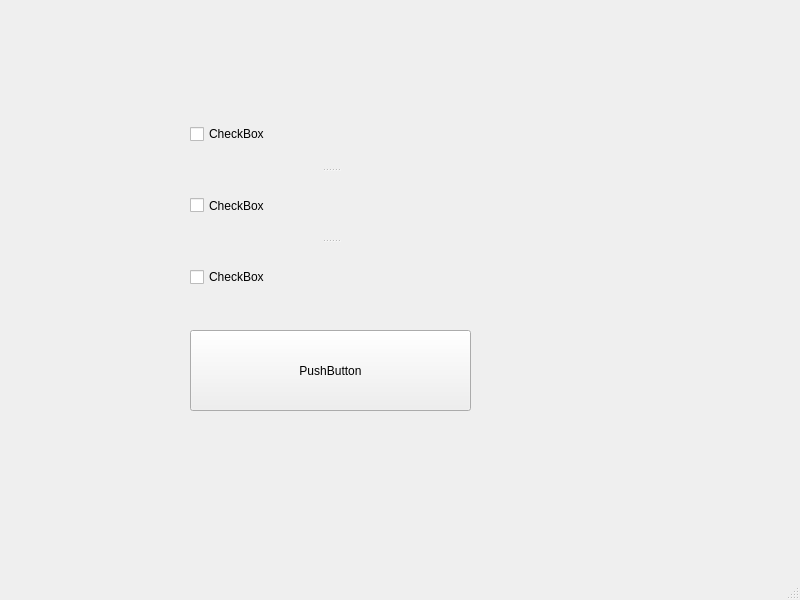
<?xml version="1.0" encoding="UTF-8"?>
<ui version="4.0">
 <class>MainWindow</class>
 <widget class="QMainWindow" name="MainWindow">
  <property name="geometry">
   <rect>
    <x>0</x>
    <y>0</y>
    <width>800</width>
    <height>600</height>
   </rect>
  </property>
  <property name="windowTitle">
   <string>MainWindow</string>
  </property>
  <widget class="QWidget" name="centralwidget">
   <widget class="QPushButton" name="Confirm">
    <property name="geometry">
     <rect>
      <x>190</x>
      <y>330</y>
      <width>281</width>
      <height>81</height>
     </rect>
    </property>
    <property name="text">
     <string>PushButton</string>
    </property>
   </widget>
   <widget class="QSplitter" name="splitter">
    <property name="geometry">
     <rect>
      <x>190</x>
      <y>100</y>
      <width>281</width>
      <height>211</height>
     </rect>
    </property>
    <property name="orientation">
     <enum>Qt::Vertical</enum>
    </property>
    <widget class="QCheckBox" name="Slut">
     <property name="text">
      <string>CheckBox</string>
     </property>
    </widget>
    <widget class="QCheckBox" name="Bitch">
     <property name="text">
      <string>CheckBox</string>
     </property>
    </widget>
    <widget class="QCheckBox" name="Whore">
     <property name="text">
      <string>CheckBox</string>
     </property>
    </widget>
   </widget>
  </widget>
  <widget class="QMenuBar" name="menubar">
   <property name="geometry">
    <rect>
     <x>0</x>
     <y>0</y>
     <width>800</width>
     <height>21</height>
    </rect>
   </property>
  </widget>
  <widget class="QStatusBar" name="statusbar"/>
 </widget>
 <resources/>
 <connections/>
</ui>
